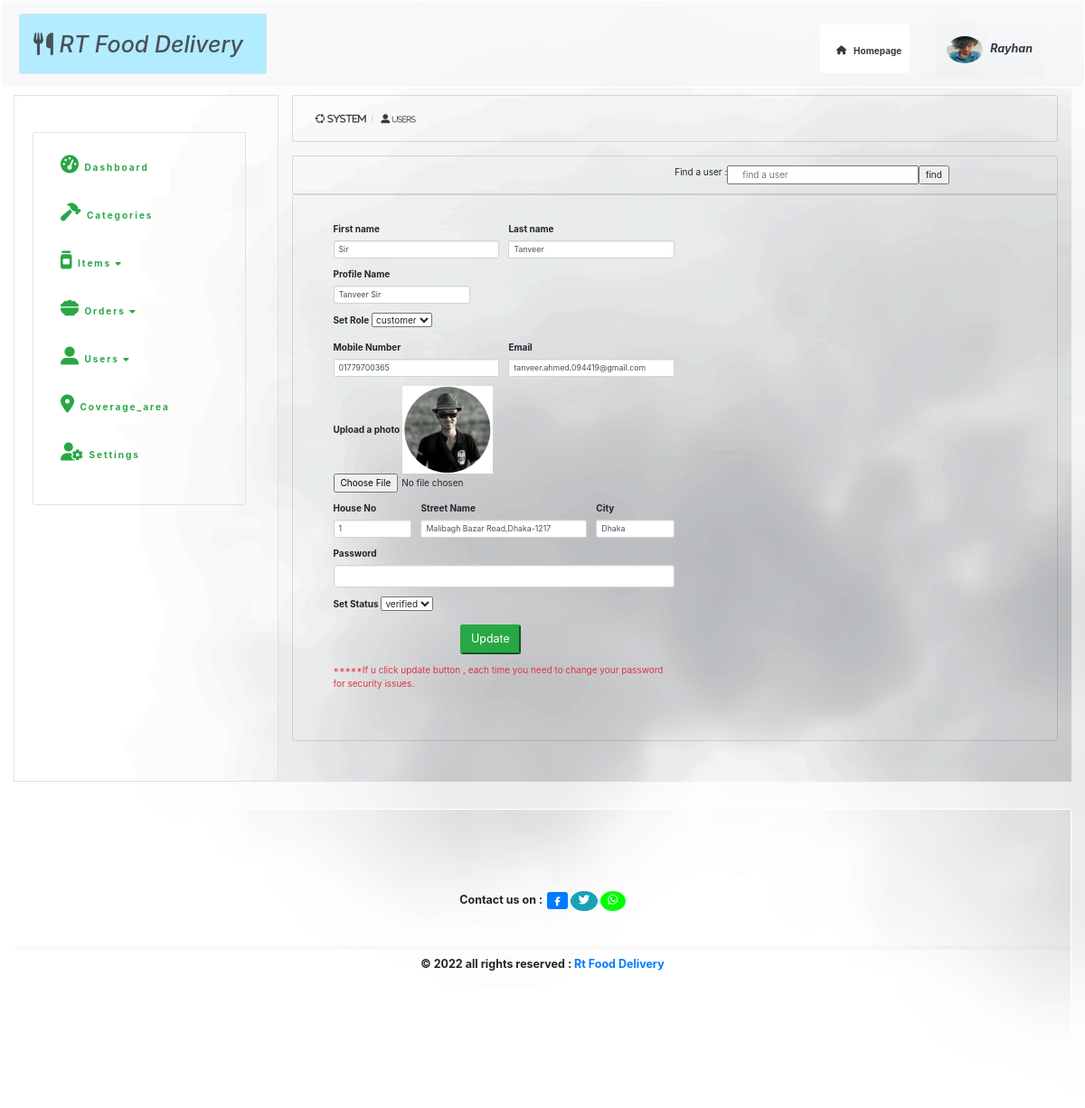
/admin/users.php?source=edit_users&edit_user=63 (signed in), run on an earlier commit of the app's database.
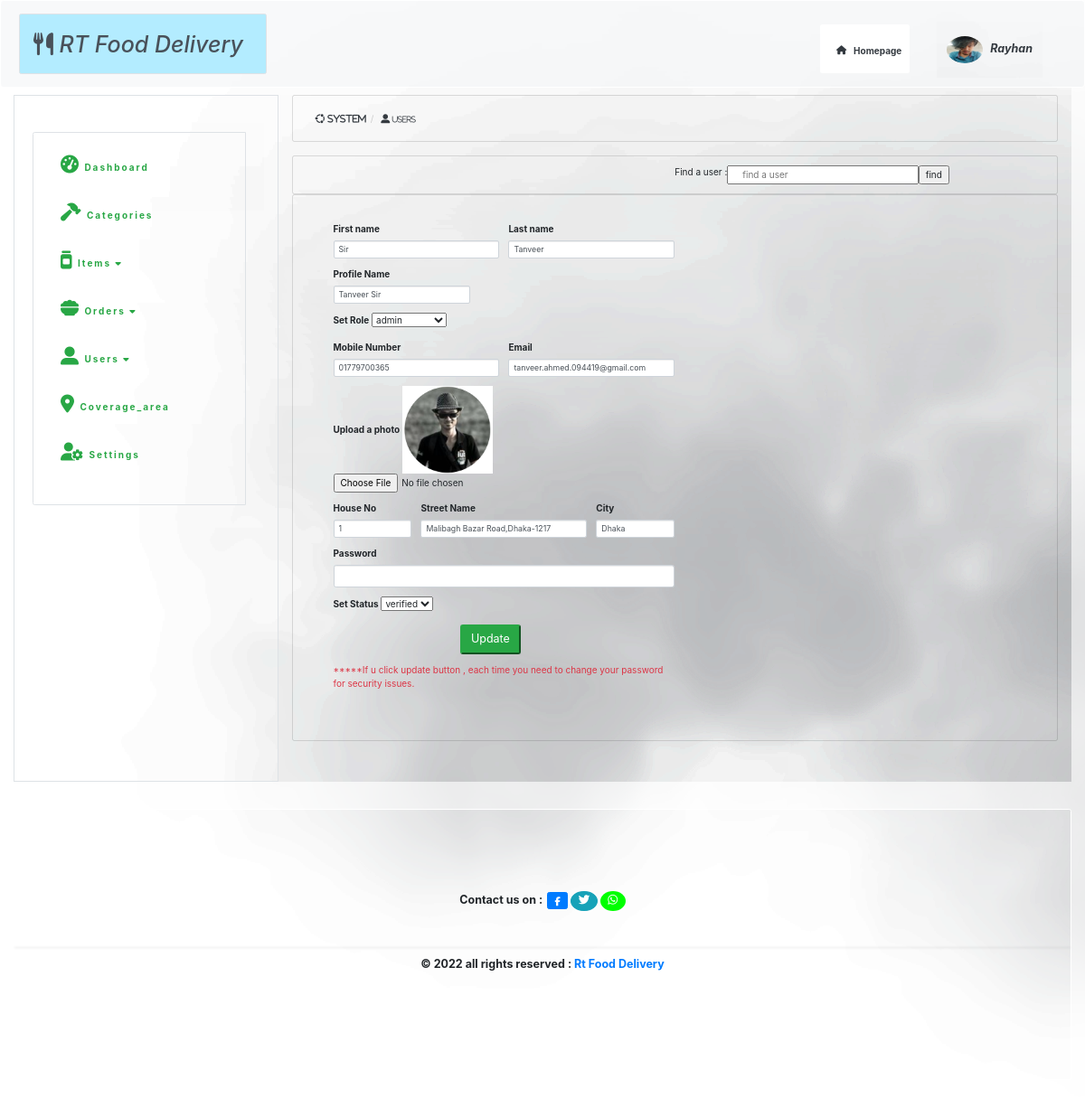
And on a later commit of the database.
### tables this page shows
CREATE TABLE `users` (
  `user_id` int(11) NOT NULL,
  `first_name` varchar(32) NOT NULL,
  `last_name` varchar(32) NOT NULL,
  `username` varchar(32) NOT NULL,
  `mobile_number` int(11) NOT NULL,
  `email` varchar(255) NOT NULL,
  `user_image` text NOT NULL,
  `house_no` int(255) NOT NULL,
  `street` varchar(255) NOT NULL,
  `city` varchar(20) NOT NULL,
  `password` varchar(255) NOT NULL,
  `user_role` varchar(20) NOT NULL,
  `pass_proteect` varchar(255) NOT NULL DEFAULT '$2y$10$iusesomecrazystrings22',
  `token` varchar(255) NOT NULL,
  `status` varchar(20) NOT NULL
);

### admin/admin_page/edit_users.php (the view, shortened to what the changed rows need)
<?php
if(isset($_GET['edit_user'])){
    $picking_user_id = $_GET['edit_user'];
}
    $rules ="SELECT * FROM users WHERE user_id = $picking_user_id"  ;
    $news =mysqli_query($connect,$rules) ;
    while($new=mysqli_fetch_assoc($news)){
        $db_user_firstname = $new['first_name'];
        $db_user_lastname = $new['last_name'];
        $db_username = $new['username'];
        $db_user_mobile_number = $new['mobile_number'];
        $db_user_email = $new['email'];
        $db_user_image = $new['user_image'];
        $db_user_house_no = $new['house_no'];
        $db_user_street = $new['street'];
        $db_user_city = $new['city'];
        $db_user_role = $new['user_role'];
        $db_user_status = $new['status'];
?>
<form action="" method="post" class="w-50" enctype="multipart/form-data">
    <br>
    <br>
        <div class="form-row pl-5">
                <div class="col-md-3 col-lg-6 mb-3 ">
                    <label for="first_name">First name</label>
                    <input type="text" class="form-control form-control-sm" value="<?php  echo $db_user_firstname ;  ?>" name="first_name" id="first_name" placeholder="First name" autocomplete ="on">
                </div>
                <div class="col-md-2 col-lg-6 mb-3">
                    <label for="last_name">Last name</label>
                    <input type="text" value="<?php  echo $db_user_lastname ;  ?>" autocomplete ="on" class="form-control form-control-sm" name="last_name" id="last_name" placeholder="Last name">
                </div>
        </div>
        <div class="form-row pl-5">
        <div class="col-md-5 mb-3">
            <label for="username">Profile Name</label>
            <input type="text" value="<?php  echo $db_username ;  ?>" autocomplete ="on" class="form-control form-control-sm" name="username" id="username" placeholder="Username" >
        </div>
    </div>
    <div class="form-group pl-5">
        <label for="post_status">Set Role</label>
            <select name="user_role" id="" class="text-md pl-auto" >
                <option value="<?php echo $db_user_role ; ?>"><?php echo $db_user_role ; ?></option>
            </select>
    </div>
    <div class="form-row pl-5">
                                                <div class="col-md-6 col-lg-6 mb-3">
                                                    <label for="mobile_number">Mobile Number</label>
                                                    <input type="number" autocomplete ="on" class="form-control form-control-sm" name="mobile_number" id="mobile_number" placeholder="01XXXXXXXXX"  value="0<?php  echo $db_user_mobile_number ; ?>">
                                                </div>
                                                <div class="col-md-6 col-lg-6 mb-3">
                                                    <label for="email">Email</label>
                                                    <input type="email" value="<?php  echo $db_user_email ;  ?>" autocomplete ="on" class="form-control form-control-sm" name="email" id="email" placeholder="your@mail.com" >
                                                </div>
                                            </div>
                                            <div class="form-row pl-5">
                                                <div class="col-md-6 col-lg-6 mb-3">
                                                    <label for="user_image">Upload a photo</label>
                                                    <img width="100" src="../img/<?php echo $db_user_image; ?>" name="image" alt="set a image">
                                                    <input type="file" name="user_image" class="form-control-file" id="user_image">
                                                </div>
                                            </div>
                                            <div class="form-row pl-5">
                                                <div class="col-md-2 col-lg-3 mb-3">
                                                    <label for="house_no">House No</label>
                                                    <input type="number" autocomplete ="on" class="form-control form-control-sm" name="house_no" id="house_no" placeholder="House No" value="<?php  echo $db_user_house_no; ?>">
                                                </div>
                                                <div class="col-md-2 col-lg-6 mb-3">
                                                    <label for="street">Street Name</label>
                                                    <input type="text" autocomplete ="on" class="form-control form-control-sm" name="street" id="street" placeholder="street name" value="<?php  echo $db_user_street; ?>">
                                                </div>
                                                <div class="col-md-1 col-lg-3 mb-3">
                                                    <label for="city">City</label>
                                                    <input type="text" autocomplete="on" class="form-control form-control-sm" name="city" id="City" placeholder="City" value="<?php  echo $db_user_city; ?>">
                                                </div>
                                            </div>
    <div class="form-group pl-5">
        <label for="user_password">Password</label>
        <input  type="password" class="form-control" name="user_password">
    </div>
    <div class="form-group pl-5">
        <label for="post_status">Set Status</label>
            <select name="user_status" id="" class="text-md pl-auto" >
                <option value="<?php echo $db_user_status ; ?>"><?php echo $db_user_status ; ?></option>
            </select>
    </div>
    <div class="form-group text-center">
        <button type="submit" class="btn-success btn-lg" name="edit_user">Update</button>
    </div>
    <p class="pl-5 text-danger"> *****If u click update button , each time you need to change your password for security issues.</p>
</form>
<?php } ?>

What changed in the data, as far as the page shows it:
changed users "Sir": user_role "customer" → "admin"
